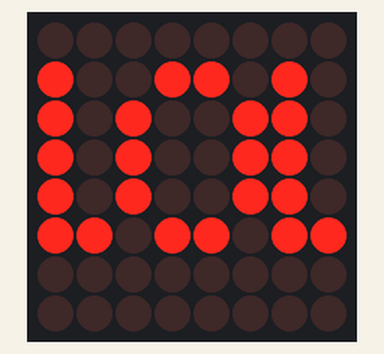
The sketch below on a simulated Arduino Uno, built with avr-gcc and run on an emulated ATmega328P. Parts: 8×8 LED matrix.

Above: at 0.1 s.

The sketch:

Smile_MAX7219.ino
```cpp
#include "LedControl.h"

LedControl lc = LedControl(12, 10, 11, 1);

byte smiley[8] = {
  B00000000,
  B10011010,
  B10100110,
  B10100110,
  B10100110,
  B11011011,
  B00000000,
  B00000000
};

void setup() {
  lc.shutdown(0, false);
  lc.setIntensity(0, 4);
  lc.clearDisplay(0);
}

void loop() {
  for (int row = 0; row < 8; row++) {
    lc.setRow(0, row, smiley[row]);
  }
}
```
